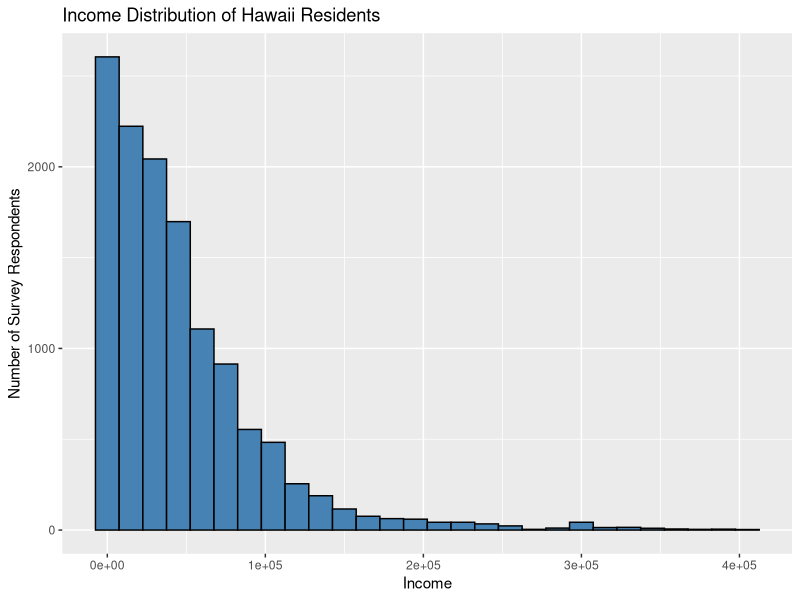
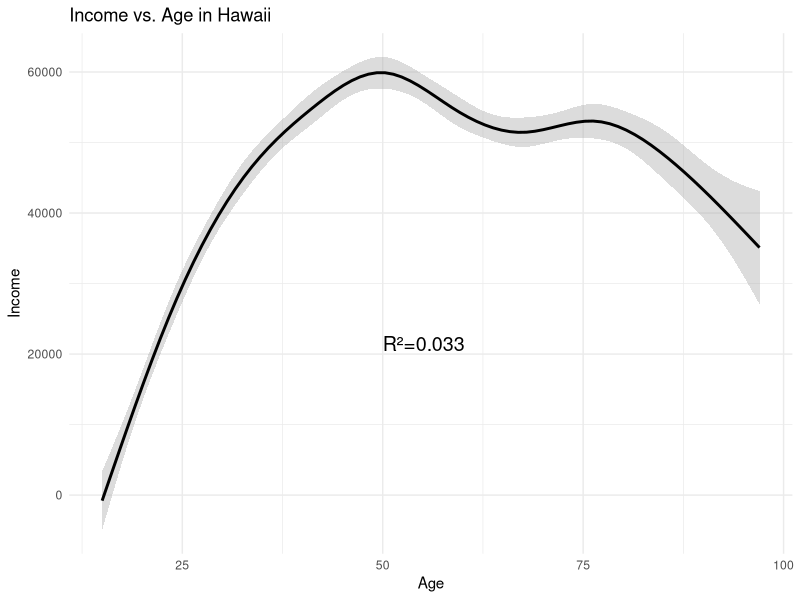
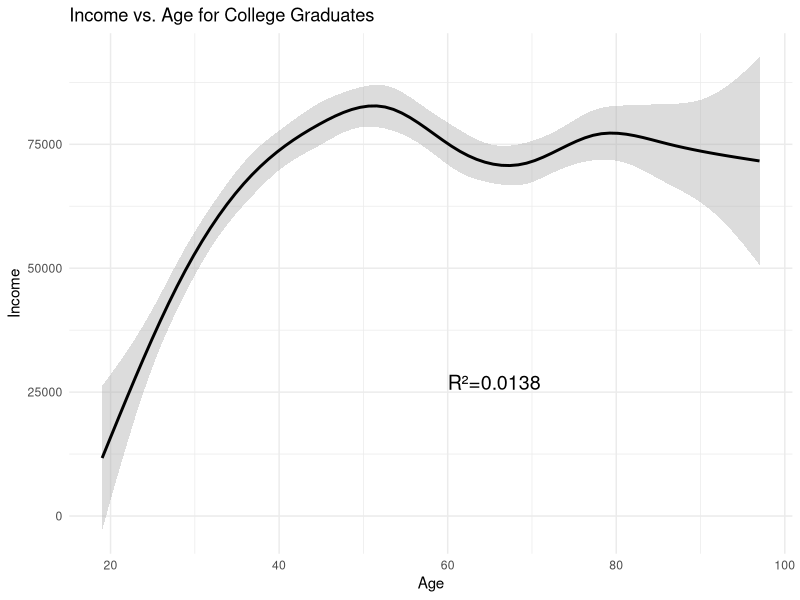
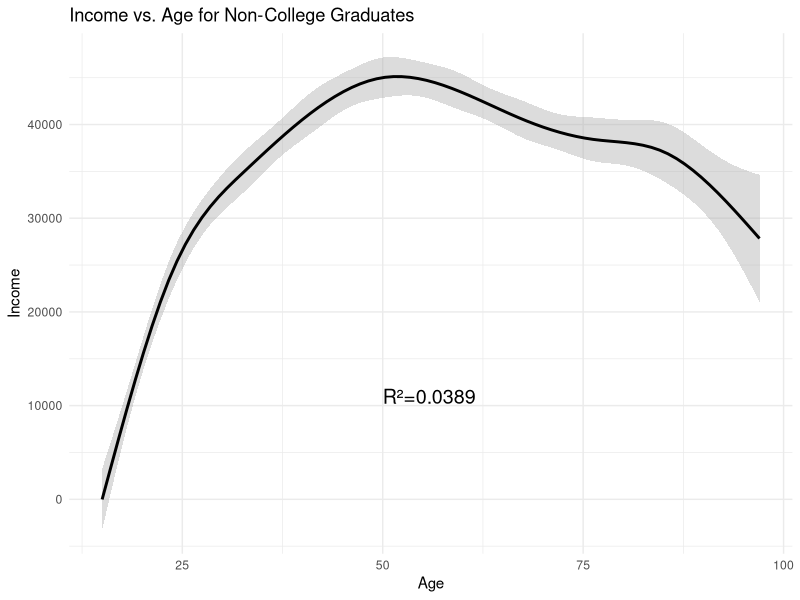

Generate these figures, in order, with R:
#Exercise 3
#Michael Manolakis - Econ 256 Data Vis - CRN 86179
#27 Jan 2025

#set working directory; checker for dependent directory
if (Sys.info()['sysname'] == "Windows") {
  if (Sys.info()['nodename'] == "DegreeLaptop" || Sys.getenv('USERNAME') == "Degree Laptop") { 
    setwd("C:/Users/Degree Laptop/Desktop/Spring 2025/3 - Econ 256 (Data Vis)/exercise3")
  } else { 
    setwd("C:/Users/Michael/Desktop/Spring 2025/3 - Econ 256/R Studio Files/Econ256/exercise3")}
} else if (Sys.info()['sysname'] == "Linux") {
  setwd("~/Desktop/R Files/Econ256")
} else if (Sys.info()['sysname'] == "Darwin") {
  setwd("~/Desktop/Spring 2025/3 - Econ 256")}
#Last line above is for macOS

#Load necessary library
library(tidyverse)

#Load the dataset
mydata<-read_csv("acs_HI_2022.csv")
#sidenote, the table has ages up to 97 years old, so i was unsure if we needed
#to adjust for ages that were 66 and over or not. in my case i did not

#step 1: Summarize Income in Hawaii
#summary statistics for income
summary(mydata$INCOME)
#median income for Hawaii residents is: $33300

#a histogram for income distribution of Hawaii residents
ggplot(mydata,aes(x=INCOME))+
  geom_histogram(color="black",binwidth=15000,fill='steelblue') +
  ggtitle("Income Distribution of Hawaii Residents")+
  xlab("Income")+
  ylab("Number of Survey Respondents")

#step 2: Income Differences by Education and Age
#persons who graduated college
grads<-mydata%>%filter(COLLEGE==1)
#persons under 30
young<-mydata%>%filter(AGE<30)
#graduates under 30
younggrads<-mydata%>%filter(COLLEGE==1&AGE<30)

#median income for above subgroups
summary(grads$INCOME) 
summary(young$INCOME)
summary(younggrads$INCOME)

#Median income of college grads: $57980
#Median income of people under 30: $12000
#Median income of college grads under 30: $30440

#Step 3: Plot Income vs. Age
#Overall income vs age
ggplot(mydata,aes(x=AGE,y=INCOME))+
  geom_smooth(color="black",binwidth=15000,fill='darkgrey')+
  theme_minimal()+
  ggtitle("Income vs. Age in Hawaii")+
  xlab("Age")+
  ylab("Income")+
  annotate('text',x=50,y=21500,label=paste0('R²=',round(summary(lm(
    AGE~INCOME,data=mydata))$r.squared,4)),size=5,hjust=0)
#age that income overall peaks for is about 50 years old

#Income by age for college graduates
ggplot(grads,aes(x=AGE,y=INCOME))+
  geom_smooth(color="black",binwidth=15000,fill='darkgrey')+
  theme_minimal()+
  ggtitle("Income vs. Age for College Graduates")+
  xlab("Age")+
  ylab("Income")+
  annotate('text',x=60,y=27000,label=paste0('R²=',round(summary(lm(
    AGE~INCOME,data=grads))$r.squared,4)),size=5,hjust=0)
#age that income peaks for college graduates is about 51 years old

#Income by age for non-college graduates
nongrads<-mydata%>%
  filter(COLLEGE==0)

ggplot(nongrads,aes(x=AGE,y=INCOME))+
  geom_smooth(color="black",binwidth=15000,fill='darkgrey')+
  theme_minimal()+
  ggtitle("Income vs. Age for Non-College Graduates")+
  xlab("Age")+
  ylab("Income")+
  annotate('text',x=50,y=11000,label=paste0('R²=',round(summary(lm(
    AGE~INCOME,data=nongrads))$r.squared,4)),size=5,hjust=0)
#age that income peaks for non-graduates is about 50 years old

#Step 4: Calculate the income difference at age 40
#Filter data for age 40 with `group%>%filter(AGE==40)`
#mean and median income difference
average_diff_40<-mean((grads%>%filter(AGE==40))$INCOME,na.rm=TRUE)-
  mean((nongrads%>%filter(AGE==40))$INCOME,na.rm=TRUE)

median_diff_40<-median((grads%>%filter(AGE==40))$INCOME,na.rm=TRUE)-
  median((nongrads%>%filter(AGE==40))$INCOME,na.rm=TRUE)

#At age 40, college graduates based on the median make $43800 more, and based
#and based upon the average make about $39780 more

